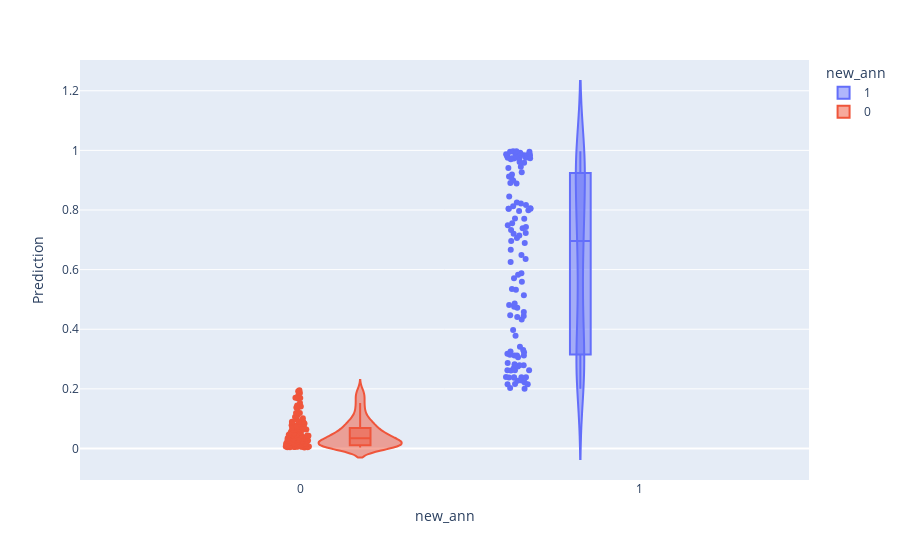

The cell this chart's notebook holds for it:
### Code cell
import plotly.express as px
fig = px.violin(df, y="Prediction", x="new_ann", color="new_ann", box=True, points="all",
          hover_data=df.columns)
fig.show()

### Figure 1 — Plotly figure (JSON) as saved in the notebook; plotly's stock layout.template omitted (floating-point values rounded to 4 significant figures; data arrays with more than 128 entries replaced by an {"elided": "..."} marker saying what was removed)
{"data": [{"alignmentgroup": "True", "box": {"visible": true}, "customdata": {"elided": "115x3 float values"}, "hoverlabel": {"namelength": 0}, "hovertemplate": "new_ann=%{customdata[2]}<br>Prediction=%{customdata[1]}<br>Annotation=%{customdata[0]}", "legendgroup": "1", "marker": {"color": "#636efa"}, "name": "1", "offsetgroup": "1", "orientation": "v", "points": "all", "scalegroup": "True", "showlegend": true, "type": "violin", "x": [1, 1, 1, 1, 1, 1, 1, 1, 1, 1, 1, 1, 1, 1, 1, 1, 1, 1, 1, 1, 1, 1, 1, 1, 1, 1, 1, 1, 1, 1, 1, 1, 1, 1, 1, 1, 1, 1, 1, 1, 1, 1, 1, 1, 1, 1, 1, 1, 1, 1, 1, 1, 1, 1, 1, 1, 1, 1, 1, 1, 1, 1, 1, 1, 1, 1, 1, 1, 1, 1, 1, 1, 1, 1, 1, 1, 1, 1, 1, 1, 1, 1, 1, 1, 1, 1, 1, 1, 1, 1, 1, 1, 1, 1, 1, 1, 1, 1, 1, 1, 1, 1, 1, 1, 1, 1, 1, 1, 1, 1, 1, 1, 1, 1, 1], "x0": " ", "xaxis": "x", "y": [0.9969, 0.9922, 0.9839, 0.975, 0.9737, 0.9734, 0.9408, 0.9099, 0.8988, 0.8905, 0.8454, 0.7716, 0.7484, 0.7325, 0.7224, 0.7201, 0.7148, 0.6895, 0.6258, 0.5882, 0.5829, 0.5708, 0.5349, 0.4407, 0.341, 0.3252, 0.3145, 0.7388, 0.9451, 0.9121, 0.7056, 0.8044, 0.3973, 0.997, 0.9958, 0.9953, 0.9935, 0.9894, 0.9871, 0.9864, 0.9844, 0.984, 0.9834, 0.9818, 0.9813, 0.9805, 0.9759, 0.9749, 0.9732, 0.9727, 0.9706, 0.9606, 0.9586, 0.9262, 0.9192, 0.8892, 0.825, 0.8214, 0.8167, 0.8128, 0.806, 0.8042, 0.8041, 0.7988, 0.7968, 0.7704, 0.7554, 0.7431, 0.6958, 0.6665, 0.649, 0.6353, 0.5589, 0.5325, 0.5143, 0.4862, 0.4812, 0.4756, 0.4723, 0.4575, 0.4473, 0.4446, 0.4325, 0.3785, 0.3306, 0.3232, 0.3178, 0.3123, 0.3122, 0.3122, 0.3063, 0.2867, 0.2829, 0.2796, 0.279, 0.2747, 0.2711, 0.2628, 0.2625, 0.2624, 0.2612, 0.2396, 0.239, 0.239, 0.2389, 0.2382, 0.2371, 0.228, 0.2276, 0.2214, 0.2161, 0.2156, 0.2152, 0.2028, 0.2004], "y0": " ", "yaxis": "y"}, {"alignmentgroup": "True", "box": {"visible": true}, "customdata": {"elided": "129x3 float values"}, "hoverlabel": {"namelength": 0}, "hovertemplate": "new_ann=%{customdata[2]}<br>Prediction=%{customdata[1]}<br>Annotation=%{customdata[0]}", "legendgroup": "0", "marker": {"color": "#EF553B"}, "name": "0", "offsetgroup": "0", "orientation": "v", "points": "all", "scalegroup": "True", "showlegend": true, "type": "violin", "x": {"elided": "129 int values"}, "x0": " ", "xaxis": "x", "y": {"elided": "129 float values"}, "y0": " ", "yaxis": "y"}], "layout": {"legend": {"title": {"text": "new_ann"}, "tracegroupgap": 0}, "margin": {"t": 60}, "violinmode": "group", "xaxis": {"anchor": "y", "categoryarray": [1, 0], "categoryorder": "array", "domain": [0, 1], "title": {"text": "new_ann"}}, "yaxis": {"anchor": "x", "domain": [0, 1], "title": {"text": "Prediction"}}}}
